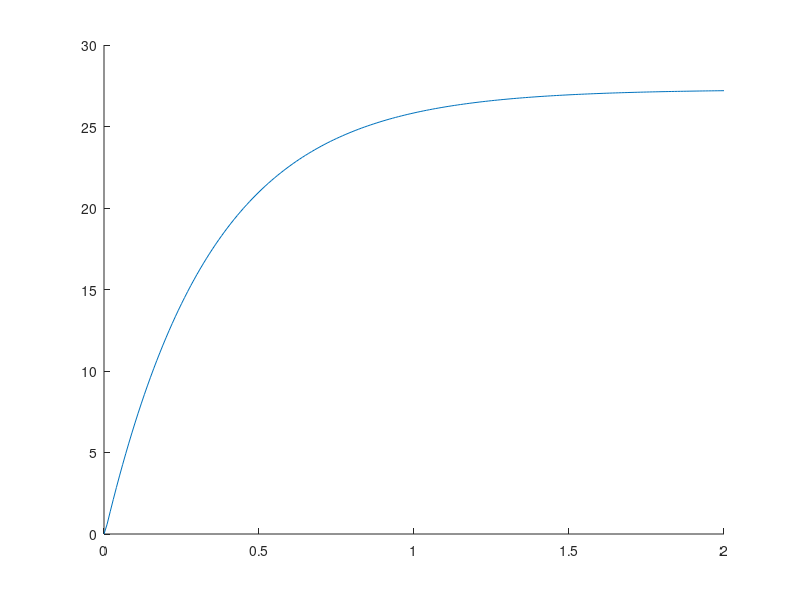

This figure's MATLAB source: (Note: this script raises an error after producing the figure.)
% -------------------------------------------------------------
% Autor:      Ole Uphaus
% Datum:      22.10.2025
% Beschreibung:
% In diesem Skript werde ich einen kleinen DC-Motor simulieren. Dazu werde
% ich das sowohl das zeitkontinuierliche System als auch das zeitdiskrete
% System nutzen. Außerdem werde ich versuchen, aus dem zeitdiskreten System
% die lifted Systemdarstellung abzuleiten (wie sie auch für ILC genutzt
% wird)
% -------------------------------------------------------------

clc
clear
close all

%% Continuous System
% Simulation parameters
J  = 1.5e-3;     % kg m^2
d  = 1.2e-3;     % N m s/rad
R  = 2.0;        % Ohm
L  = 5.0e-3;     % H
Kt = 0.08;       % N m / A
Ke = 0.08;       % V s / rad   (oft = Kt in SI)

% Transfer function (continuously)
num_cont = [Kt];
den_cont = [L*J, L*d + R*J, R*d + Ke*Kt];
G_cont = tf(num_cont, den_cont);

% Simulation
Ts = 1e-2;
t_vec = 0:Ts:2;
u_vec = 3*ones(size(t_vec));
x_0 = zeros(1, 2);

% Simulation with ode4 (Runge-Kutta)
[y_cont, t_cont] = lsim(G_cont, u_vec, t_vec, x_0);

%% Discrete System
% Exact discretisation unsing fundamental Matrix (zero order hold)
G_disc = c2d(G_cont, Ts, 'zoh');

% Discrete "simulation"
[y_disc, t_disc] = lsim(G_disc, u_vec, t_vec);

%% Lifted System representation
% State space representation of the discrete System
[Ad, Bd, Cd, Dd] = ssdata(ss(G_disc));

N = size(t_vec, 2);
nx = size(Ad, 1);

% Markov-Parameter p
p = zeros(N, 1);
p(1) = Dd;  % Feedthrough Matrix
A_pow = eye(nx);

for k = 2:N
    p(k) = Cd * A_pow * Bd;
    A_pow = A_pow * Ad;
end

% Toeplitz-Matrix P
P = toeplitz(p, [p(1), zeros(1, N-1)]); % define first column and first row

% Observability-Matrix (system reaction to nonzero initial conditions)
O = zeros(N, nx);
A_pow = eye(nx);

for i = 1:N
    O(i,:) = Cd * A_pow;
    A_pow = A_pow * Ad;
end

% Calculation of the system response
y_disc_lifted = P*u_vec' + O*x_0';

% Compare results
abs_err = abs(y_disc - y_disc_lifted);
[max_err, kmax] = max(abs_err);

% Plot results
figure;
plot(t_cont, y_cont, LineWidth=1, DisplayName='cont'); hold on;
plot(t_disc, y_disc, LineWidth=1, DisplayName='disc');
plot(t_disc, y_disc_lifted, LineWidth=1, DisplayName='disc lifted');
grid on;
xlabel('Zeit [s]'); ylabel('\Omega [rad/s]');
title('Response of DC Motor to 3V step (lsim)');
legend()